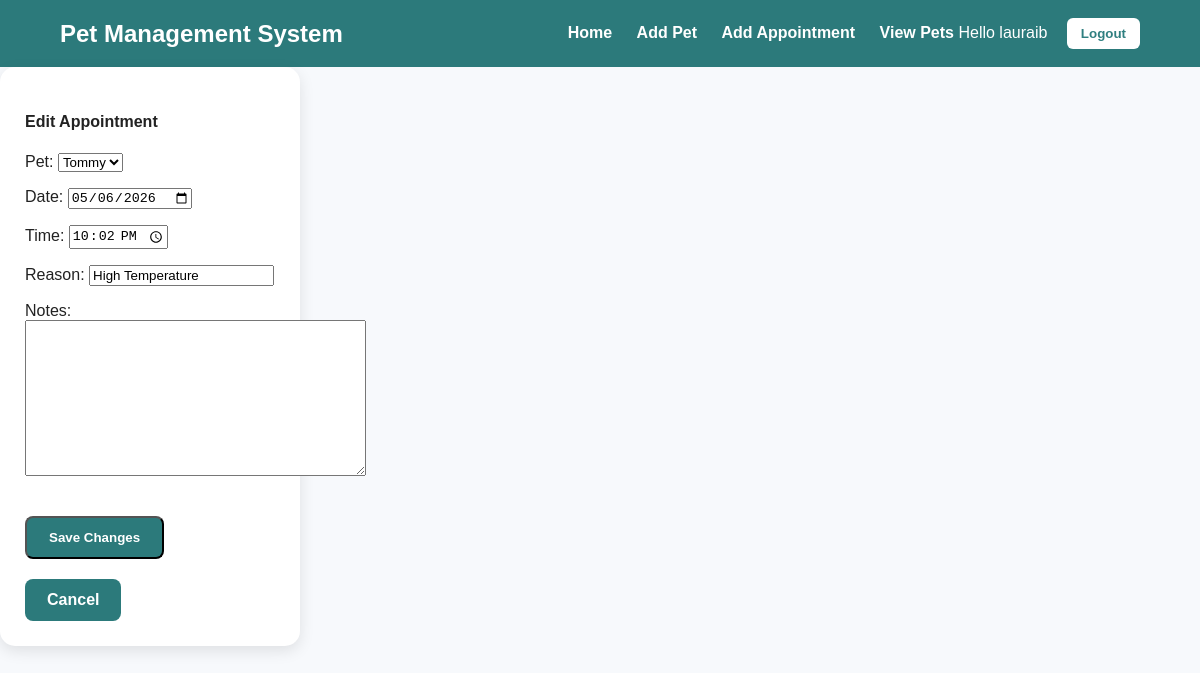
The app's page /appointments/10/edit/ (signed in) with its own data.
### pets/models.py (models this page shows, shortened)
class Appointment(models.Model):
    pet = models.ForeignKey(Pet, on_delete=models.CASCADE, related_name="appointments")
    date = models.DateField()
    time = models.TimeField()
    reason = models.CharField(max_length=200)
    notes = models.TextField(blank=True)

### pets/views.py (the view)
@login_required
def edit_appointment(request, id):
    appt = get_object_or_404(Appointment, id=id)
    if request.method == "POST":
        form = AppointmentForm(request.POST, instance=appt)
        if form.is_valid():
            form.save()
            return redirect("appointment_list")
    else:
        form = AppointmentForm(instance=appt)
    return render(request, "pets/edit_appointment.html", {
        "form": form,
        "appointment": appt
    })

### pets/pet_form.py
class AppointmentForm(forms.ModelForm):
    class Meta:
        model = Appointment
        fields = ['pet', 'date', 'time', 'reason', 'notes']
        widgets = {
            'date': forms.DateInput(attrs={'type': 'date'}),
            'time': forms.TimeInput(attrs={'type': 'time'}),
        }
    def __init__(self, *args, **kwargs):
        super().__init__(*args, **kwargs)
        from django.utils import timezone
        now = timezone.now()
        self.fields['date'].initial = now.date()
        self.fields['time'].initial = now.time().replace(second=0, microsecond=0)

### pets/models.py (called while the page is built)
    def __str__(self):
        return self.name

### pets/templates/pets/edit_appointment.html (shortened to what this page needs)
{% extends 'pets/base.html' %}
{% block content %}
<div class="container mt-4">
    <div class="card shadow-sm">
        <div class="card-header bg-primary text-white">
            <h4>Edit Appointment</h4>
        </div>
        <div class="card-body">
            <form method="POST">
                {{ form.as_p }}
                <button type="submit" class="btn btn-success">Save Changes</button>
                <a href="{% url 'appointment_list' %}" class="btn btn-secondary">Cancel</a>
            </form>
        </div>
    </div>
</div>
{% endblock %}

### pets/templates/pets/base.html (shortened to what this page needs)
{% load static %}
<!DOCTYPE html>
<html>
<head>
    <link rel="stylesheet" href="{% static 'pets/css/style.css' %}">
</head>
<body>
    <nav class="navbar">
        <h1>Pet Management System</h1>
        <div>
            <a href="{% url 'home' %}">Home</a>
            <a href="{% url 'add_pet' %}">Add Pet</a>
            <a href="{% url 'add_appointment' %}">Add Appointment</a>
            <a href="{% url 'pet_list' %}">View Pets</a>
            {% if user.is_authenticated %}
                <span style="margin-right: 15px;">Hello {{ user.username }}</span>
                <form method="post" action="{% url 'logout' %}" style="display:inline;">
                    <button type="submit"
                    style="background:white;
                    color:#2f7f80;
                    border:none;
                    padding:8px 14px;
                    border-radius:6px;
                    font-weight:bold;
                    cursor:pointer;">
                        Logout
                    </button>
                </form>
            {% else %}
                <a href="{% url 'login' %}">Login</a>
            {% endif %}
        </div>
    </nav>
    <div class="container">
        {% block content %}
        {% endblock %}
    </div>
</body>
</html>

### pets/static/pets/css/style.css (style rules this page uses)
body { margin: 0; font-family: Arial, sans-serif; background-color: #f7f9fc; color: #222; }
.navbar { background-color: #2c7a7b; color: white; padding: 18px 40px; display: flex; justify-content: space-between; align-items: center; }
.navbar h1 { margin: 0; font-size: 24px; }
.navbar a { color: white; text-decoration: none; margin-left: 20px; font-weight: bold; }
.btn { display: inline-block; background-color: #2c7a7b; color: white; padding: 12px 22px; margin-top: 20px; margin-right: 10px; border-radius: 8px; text-decoration: none; font-weight: bold; transition: 0.3s; }
.card { background: white; padding: 25px; width: 250px; border-radius: 15px; box-shadow: 0 5px 15px rgba(0,0,0,0.1); }
.navbar { background-color: #2c7a7b; color: white; padding: 18px 60px; display: flex; justify-content: space-between; align-items: center; }

### records on screen
Appointment: pet "Tommy", date "05/06/2026", time "22:02:00", reason "High Temperature"

### other values on screen
{{ user.username }} "lauraib"
